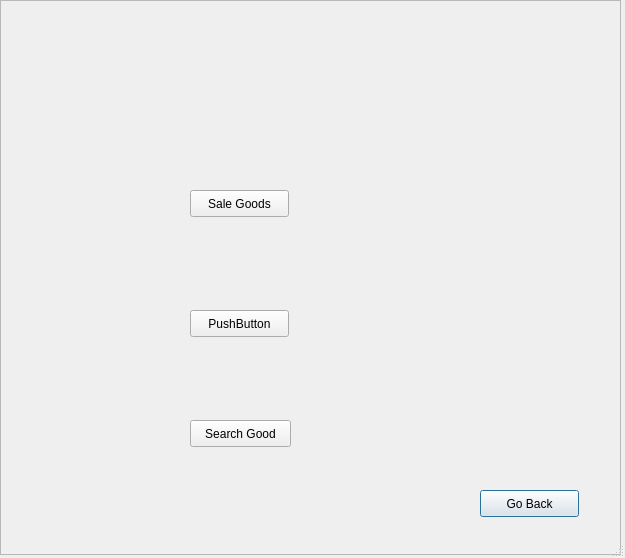
<?xml version="1.0" encoding="UTF-8"?>
<ui version="4.0">
 <class>user</class>
 <widget class="QDialog" name="user">
  <property name="windowModality">
   <enum>Qt::WindowModal</enum>
  </property>
  <property name="geometry">
   <rect>
    <x>0</x>
    <y>0</y>
    <width>625</width>
    <height>558</height>
   </rect>
  </property>
  <property name="windowTitle">
   <string>Sale_Person_Menu</string>
  </property>
  <property name="sizeGripEnabled">
   <bool>true</bool>
  </property>
  <property name="modal">
   <bool>true</bool>
  </property>
  <widget class="QPushButton" name="pushButton">
   <property name="geometry">
    <rect>
     <x>480</x>
     <y>490</y>
     <width>99</width>
     <height>27</height>
    </rect>
   </property>
   <property name="cursor">
    <cursorShape>PointingHandCursor</cursorShape>
   </property>
   <property name="text">
    <string>Go Back</string>
   </property>
  </widget>
  <widget class="QLabel" name="label">
   <property name="geometry">
    <rect>
     <x>0</x>
     <y>0</y>
     <width>621</width>
     <height>555</height>
    </rect>
   </property>
   <property name="frameShape">
    <enum>QFrame::StyledPanel</enum>
   </property>
   <property name="frameShadow">
    <enum>QFrame::Sunken</enum>
   </property>
   <property name="text">
    <string/>
   </property>
   <property name="pixmap">
    <pixmap>../build-MY_store-Desktop-Debug/Capture1.JPG</pixmap>
   </property>
   <property name="scaledContents">
    <bool>true</bool>
   </property>
  </widget>
  <widget class="QPushButton" name="sale">
   <property name="geometry">
    <rect>
     <x>190</x>
     <y>190</y>
     <width>99</width>
     <height>27</height>
    </rect>
   </property>
   <property name="text">
    <string>Sale Goods</string>
   </property>
  </widget>
  <widget class="QPushButton" name="pushButton_3">
   <property name="geometry">
    <rect>
     <x>190</x>
     <y>310</y>
     <width>99</width>
     <height>27</height>
    </rect>
   </property>
   <property name="text">
    <string>PushButton</string>
   </property>
  </widget>
  <widget class="QPushButton" name="search">
   <property name="geometry">
    <rect>
     <x>190</x>
     <y>420</y>
     <width>101</width>
     <height>27</height>
    </rect>
   </property>
   <property name="text">
    <string>Search Good</string>
   </property>
  </widget>
  <zorder>label</zorder>
  <zorder>pushButton</zorder>
  <zorder>sale</zorder>
  <zorder>pushButton_3</zorder>
  <zorder>search</zorder>
 </widget>
 <resources/>
 <connections/>
</ui>
